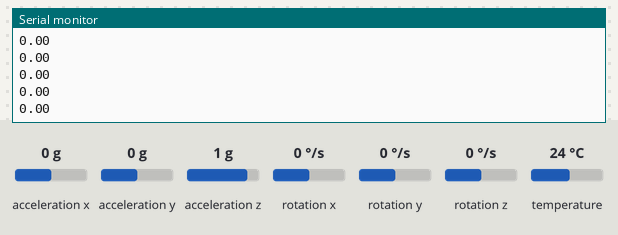
Bench run of a sketch on a simulated Arduino Uno, built with avr-gcc and run on an emulated ATmega328P. On the bench: the last lines printed to the serial monitor. The test bench sets the inputs (shaded band); at power-on: acceleration z 1 g, acceleration x 0 g, acceleration y 0 g, rotation x 0 °/s, rotation y 0 °/s, rotation z 0 °/s, temperature 24 °C.

Above: at 3.8 s.
3.9 s: acceleration z set to -1.4 g
At 4.9 s:
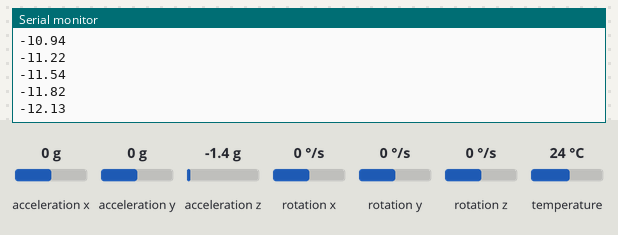
5.4 s: acceleration z set to -0.8 g
At 6.5 s:
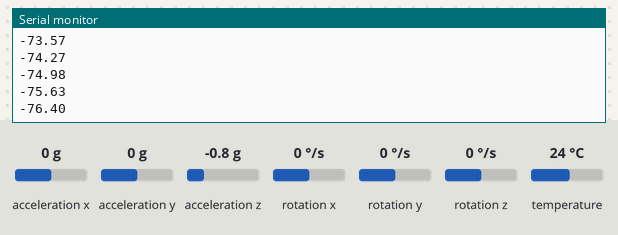
Timing chart, 0 to 8.4 s (numbered marks = the images above; inputs shaded):
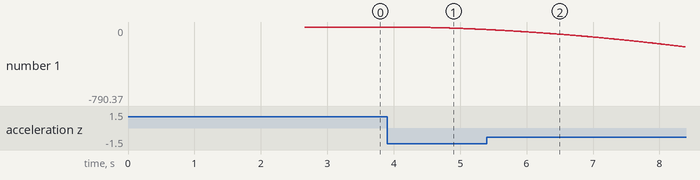

The sketch:

MPU_testeing.ino
```cpp
#include <Adafruit_MPU6050.h>
#include <Adafruit_Sensor.h>
#include <Wire.h>

Adafruit_MPU6050 mpu;
unsigned long lastTime = 0;
float velocityZ = 0;
float positionZ = 0;
float baseZAccel = 0;

void setup() {
  Serial.begin(115200);
  Wire.begin();
  mpu.begin();
  mpu.setAccelerometerRange(MPU6050_RANGE_2_G);

  float sumZ = 0;
  for (int i = 0; i < 500; i++) {
    sensors_event_t a, g, temp;
    mpu.getEvent(&a, &g, &temp);
    sumZ += a.acceleration.z;
    delay(3);
  }
  baseZAccel = sumZ / 500.0;

  lastTime = millis();
}

void loop() {
  sensors_event_t a, g, temp;
  mpu.getEvent(&a, &g, &temp);

  unsigned long currentTime = millis();
  float dt = (currentTime - lastTime) / 1000.0;
  lastTime = currentTime;

  float accelZ = a.acceleration.z - baseZAccel;

  velocityZ += accelZ * dt;
  positionZ += velocityZ * dt;

  Serial.println(positionZ);
  delay(10);
}
```

Measured:
- after the input at 3.9 s, the serial monitor: prints a new line at once (image 1)
- plotted number 1: 0 → -27.02 after the input at 3.9 s
